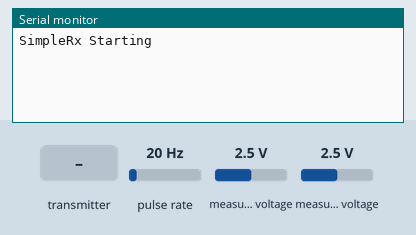
A sketch run on a simulated Arduino Mega 2560, built with avr-gcc and run on an emulated ATmega2560. On the bench: the last lines printed to the serial monitor. Wiring (inferred from the names in the program): pulse sensor: data pin 3. The inputs (shaded band) are chosen by the test bench; at power-on: pulse rate 20 Hz, measured voltage 2.5 V. Random numbers use the default seed unless the sketch sets one; no radio packets arrive unless stated.

Above: at 1.2 s.
1.3 s: the transmitter starts sending dir = 0
At 4.6 s:
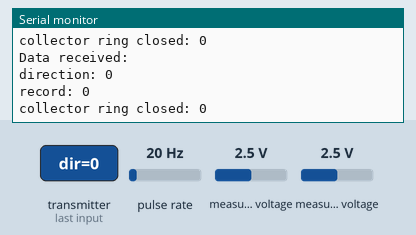
5.0 s: the transmitter starts sending rec = 1
At 5.7 s:
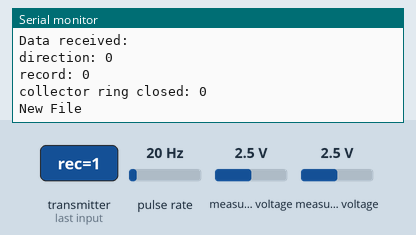
6.5 s: the transmitter starts sending clippedOn = 1
At 7.2 s:
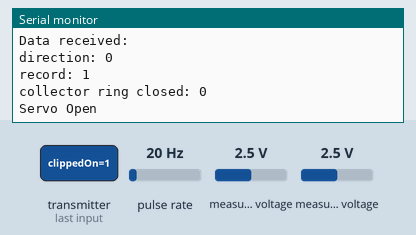
8.0 s: the transmitter starts sending rec = 0
At 9.2 s:
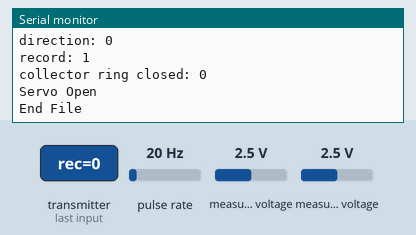
9.5 s: the transmitter starts sending clippedOn = 0
At 10.7 s:
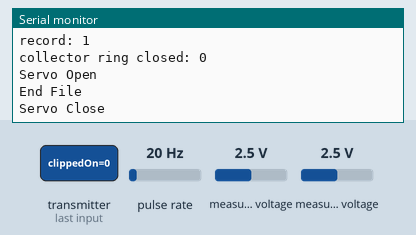

The sketch:

Transmitter_v2.ino
```cpp
// Tx - the master
// For the Mega

//===========
// Libraries to include
#include <SPI.h>
#include <nRF24L01.h>
#include <RF24.h>
#include <Wire.h>
#include <Adafruit_ADS1X15.h>
#include <AccelStepper.h>

//===========
// Wireless Comms Setup
#define CE_PIN    39
#define CSN_PIN   41
#define IRQ_PIN  3

const byte addresses[][6] = {"00001", "00002"};   // Addresses for write/read

struct Hall_Data {                                // Max size of this struct is 32 bytes - NRF24L01 buffer limit
  int comp1 = 0;
  int comp2 = 0;
  int timeDiff = 0;
  int stepDiff = 0;
};

struct Instructions {                             // Max size of this struct is 32 bytes - NRF24L01 buffer limit
  char dir = 'S';
  bool rec = false;
  bool clippedOn = false;
};

bool newDataSend = false;                         // True when there is new data to send
bool newDataReceived = false;                     // True when there is new data received

RF24 radio(CE_PIN, CSN_PIN);
Hall_Data hallData;
Instructions surpriseMsg;

//===========
// ADC/Hall Set Up
#define ADC_SCL   21
#define ADC_SDA   20
Adafruit_ADS1115 ads;                             // Use this for the 16-bit version
unsigned long readTime;
unsigned long prevReadTime = 0;

//===========
// Stepper motors setup
// Motor interface type must be set to 1 when using a driver:
#define stepPinA  33
#define dirPinA   31
#define stepPinB  32
#define dirPinB   30
#define motorInterfaceType 1

const int stepsPerRevolution = 200;
const int stepsPerMove = 1;
int motorSpeed = 380;

int stepsSinceLastRead = 0;
char prevDir = 'S';
bool prevRec = false;
bool prevClippedOn = false;

// Create a new instances of the AccelStepper class:
AccelStepper stepperA = AccelStepper(motorInterfaceType, stepPinA, dirPinA);
AccelStepper stepperB = AccelStepper(motorInterfaceType, stepPinB, dirPinB);

//===========
// Timing set up
unsigned long currentMillis;
unsigned long prevMillis;
unsigned long txIntervalMillis = 1000; // send once per second

//===========

void setup() {
    // Start up serial monitor
    Serial.begin(2000000);

    // Start up the radio obeject
    Serial.println("SimpleRx Starting");
    if (!radio.begin()) {                   // Begin the radio
        Serial.println(F("radio hardware not responding!"));
        while (1) {} // hold program in infinite loop to prevent subsequent errors
    }
    radio.setDataRate( RF24_2MBPS );        // Set the data rate (RF24_250KBPS, RF24_1MBPS, RF24_2MBPS)
    radio.setRetries(1,4);                  // Delay (multiples of 250us - (n+1)*250), Count (amount of retries)
    radio.openWritingPipe(addresses[0]);    // Opens a pipe to write to
    radio.openReadingPipe(0, addresses[1]); // Opens a pipe to read from
    radio.maskIRQ(1, 1, 0);                 // Means that only "data received" will trigger interrupt on falling edge
    pinMode(IRQ_PIN, INPUT);
    attachInterrupt(digitalPinToInterrupt(IRQ_PIN), newData, FALLING);
    //radio.printDetails();

    // Start up the ADC
    ads.setDataRate(RATE_ADS1115_860SPS);   // fastest
    ads.setGain(GAIN_TWOTHIRDS);            //+/- 6.144V  1 bit = 0.1875mV (default)
    if (!ads.begin()) {
      Serial.println("Failed to initialize ADS.");
      while (1);
    }

    // Start up the stepper motors with a max RPM
    stepperA.setMaxSpeed(800);              // Set the maximum speed in steps per second
    stepperB.setMaxSpeed(800);
}

//=============

void loop() {
    currentMillis = millis();
    actData();
    showData();
    moveMotors(stepsPerRevolution, stepsPerMove);
    if (currentMillis - prevMillis >= txIntervalMillis) {
        radio.stopListening();
        makeData();
        sendDataFast();
        prevMillis = millis();
        radio.startListening();
    }
}

//==============
// Makes the message that will be sent using 'sendData()'
// 'data' is a global struct
void makeData() {
    readTime = micros();
    hallData.comp1 = ads.readADC_Differential_0_1();
    hallData.comp2 = random(32000);//ads.readADC_Differential_2_3();;
    hallData.timeDiff = readTime - prevReadTime;
    hallData.stepDiff = stepsSinceLastRead;
    newDataSend = true;
    stepsSinceLastRead = 0;
    prevReadTime = readTime;
}

//==============
// Sends the data made using 'makeData()', and displays it in the serial monitor
// 'data' is a global struct
void sendDataSlow() {
    if (newDataSend == true) {
      radio.write(&hallData, sizeof(Hall_Data));
      Serial.println("Data sent: ");
      Serial.print("comp1: ");
      Serial.println(hallData.comp1);
      Serial.print("comp2: ");
      Serial.println(hallData.comp2);
      Serial.print("timeDiff: ");
      Serial.println(hallData.timeDiff);
      Serial.print("stepDiff: ");
      Serial.println(hallData.stepDiff);
      Serial.println();
    }
}

//==============
// Sends the data made using 'makeData()'
// 'data' is a global struct
void sendDataFast() {
    if (newDataSend == true) {
      radio.write(&hallData, sizeof(Hall_Data));
    }
}

//==============
// Sets a flag when the IRQ pin is triggered (hence the interrupt)
// 'data' is a global struct
void newData() {
    bool tx_ds, tx_df, rx_dr;
    radio.whatHappened(tx_ds, tx_df, rx_dr); // resets the IRQ pin to HIGH (to make .available reliable)
    if (radio.available()) {
      newDataReceived = true;
    }
}

//==============
// Shows the obtained data, if the interupt was triggered since the last display
// 'surpriseMsg' is a global variable
void showData() {
    if (newDataReceived == true) {
        if (radio.available()) {
            radio.read(&surpriseMsg, sizeof(Instructions)); // Read the data and store it into the 'surpriseMsg' structure;
        }
        Serial.println("Data received: ");
        Serial.print("direction: ");
        Serial.println(surpriseMsg.dir);
        Serial.print("record: ");
        Serial.println(surpriseMsg.rec);
        Serial.print("collector ring closed: ");
        Serial.println(surpriseMsg.clippedOn);
        Serial.println();
        newDataReceived = false;
    }
}

//==============
// Acts on the obtained data, if the interupt was triggered since the last display
// 'surpriseMsg' is a global variable
void actData() {
    if (newDataReceived == true) {
        if (radio.available()) {
            radio.read(&surpriseMsg, sizeof(Instructions)); // Read the data and store it into the 'surpriseMsg' structure;
        }
        if (surpriseMsg.rec != prevRec) {
            if (surpriseMsg.rec == true) {
              Serial.println("New File");
            } else {
              Serial.println("End File");
            }
            prevRec = surpriseMsg.rec;
        }
        if (surpriseMsg.clippedOn != prevClippedOn){
            // rotate servo in this section
            if (surpriseMsg.clippedOn == true) {
              Serial.println("Servo Open");
            } else {
              Serial.println("Servo Close");
            }
            prevClippedOn = surpriseMsg.clippedOn;
        }
        newDataReceived = false;
    }
}

//==============
// Moves motors by motorSpeed steps/sec by stepsPerMove steps each time it is called
void moveMotors(int stepRate, int stepNum) {
    stepperA.setCurrentPosition(0);      // Set the current position to 0
    stepperB.setCurrentPosition(0);      // Set the current position to 0

    if (surpriseMsg.dir == 'L') {
        stepperA.setSpeed(stepRate);
        stepperB.setSpeed(stepRate);
        while ((stepperB.currentPosition() != stepNum)){// && (stepperA.currentPosition() != stepNum)) {
          stepperA.runSpeed();
          stepperB.runSpeed();
          stepsSinceLastRead = stepsSinceLastRead + 1;
        }
    } else if (surpriseMsg.dir == 'R') {
        stepperA.setSpeed(-stepRate);
        stepperB.setSpeed(-stepRate);
        while ((stepperB.currentPosition() != -stepNum)){// && (stepperA.currentPosition() != -stepNum)) {
          stepperA.runSpeed();
          stepperB.runSpeed();
          stepsSinceLastRead = stepsSinceLastRead + 1;
        }
    } else {
        stepperA.setSpeed(0);
        stepperB.setSpeed(0);
    }

}
```

Measured:
- after the input at 1.3 s, the serial monitor: prints a new line after 2.2 s (image 1)
- after the input at 5.0 s, the serial monitor: prints a new line at once (image 2)
- after the input at 6.5 s, the serial monitor: prints a new line at once (image 3)
- after the input at 8.0 s, the serial monitor: prints a new line at once (image 4)
- after the input at 9.5 s, the serial monitor: prints a new line at once (image 5)
